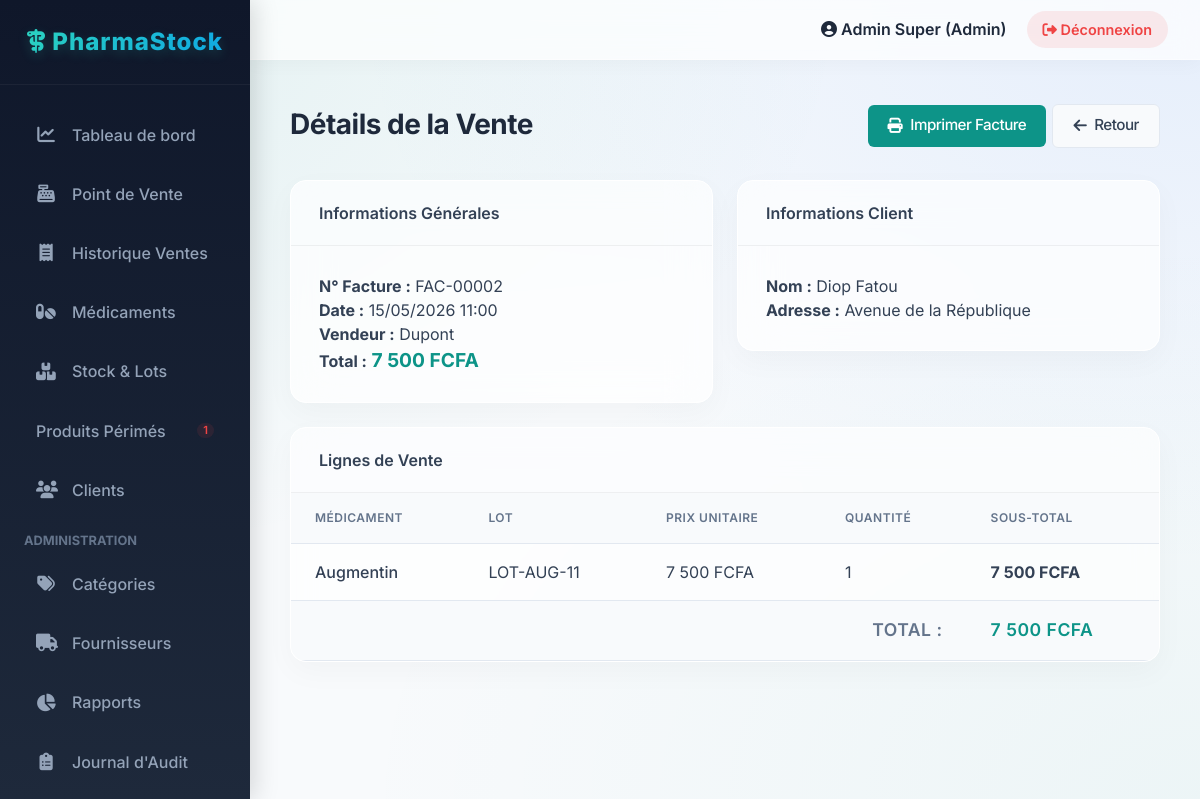
Page /index.php?page=ventes&action=details&id=2 (signed in) on the committed database.
### tables this page shows
CREATE TABLE `vente` (
  `id` INT PRIMARY KEY AUTO_INCREMENT,
  `numero_facture` VARCHAR(20) UNIQUE NOT NULL,
  `date_vente` DATETIME DEFAULT CURRENT_TIMESTAMP,
  `montant_total` DECIMAL(10,2) NOT NULL,
  `id_utilisateur` INT NOT NULL,
  `id_client` INT,
  `id_ordonnance` INT,
  FOREIGN KEY (`id_utilisateur`) REFERENCES `utilisateur`(`id`) ON DELETE RESTRICT,
  FOREIGN KEY (`id_client`) REFERENCES `client`(`id`) ON DELETE SET NULL,
  FOREIGN KEY (`id_ordonnance`) REFERENCES `ordonnance`(`id`) ON DELETE SET NULL
);

CREATE TABLE `utilisateur` (
  `id` INT PRIMARY KEY AUTO_INCREMENT,
  `nom` VARCHAR(100) NOT NULL,
  `prenom` VARCHAR(100) NOT NULL,  
  `email` VARCHAR(100) UNIQUE NOT NULL,
  `mot_de_passe` VARCHAR(255) NOT NULL,
  `role` ENUM('admin', 'pharmacien') DEFAULT 'pharmacien',
  `statut` BOOLEAN DEFAULT TRUE,
  `date_creation` DATETIME DEFAULT CURRENT_TIMESTAMP
);

CREATE TABLE `client` (
  `id` INT PRIMARY KEY AUTO_INCREMENT,
  `nom` VARCHAR(100) NOT NULL,
  `telephone` VARCHAR(20),
  `email` VARCHAR(100),
  `adresse` TEXT,
  `historique_medical` TEXT
);

CREATE TABLE `ligne_vente` (
  `id` INT PRIMARY KEY AUTO_INCREMENT,
  `id_vente` INT NOT NULL,
  `id_medicament` INT NOT NULL,  
  `id_lot` INT DEFAULT NULL,  
  `quantite` INT NOT NULL,
  `prix_unitaire` DECIMAL(10,2) NOT NULL,
  FOREIGN KEY (`id_vente`) REFERENCES `vente`(`id`) ON DELETE CASCADE,
  FOREIGN KEY (`id_medicament`) REFERENCES `medicament`(`id`) ON DELETE RESTRICT,
  FOREIGN KEY (`id_lot`) REFERENCES `lot`(`id`) ON DELETE RESTRICT
);

CREATE TABLE `medicament` (
  `id` INT PRIMARY KEY AUTO_INCREMENT,
  `nom` VARCHAR(100) NOT NULL,
  `id_categorie` INT NOT NULL,
  `principe_actif` VARCHAR(100),
  `dosage` VARCHAR(50),
  `forme` VARCHAR(50),
  `prix_achat` DECIMAL(10,2),
  `prix_vente` DECIMAL(10,2) NOT NULL,
  `quantite_stock` INT DEFAULT 0,
  `stock_minimum` INT DEFAULT 5,
  `date_fabrication` DATE,
  `date_expiration` DATE NOT NULL,
  `lot_numero` VARCHAR(50),
  `est_actif` BOOLEAN DEFAULT TRUE,
  FOREIGN KEY (`id_categorie`) REFERENCES `categorie`(`id`) ON DELETE RESTRICT
);

CREATE TABLE `lot` (
  `id` INT PRIMARY KEY AUTO_INCREMENT,
  `id_medicament` INT NOT NULL,
  `numero_lot` VARCHAR(50) NOT NULL,
  `date_fabrication` DATE,
  `date_expiration` DATE NOT NULL,
  `quantite` INT NOT NULL DEFAULT 0,
  `prix_achat` DECIMAL(10,2) NOT NULL,
  `prix_vente` DECIMAL(10,2) NOT NULL,
  `statut` ENUM('actif', 'epuise', 'perime') DEFAULT 'actif',
  FOREIGN KEY (`id_medicament`) REFERENCES `medicament`(`id`) ON DELETE RESTRICT
);

### config/database.php (called while the page is built, shortened)
<?php
class Database {
    private static $instance = null;
    private $pdo;
    private function __construct() {
        try {
			$dsn = "mysql:host=" . DB_HOST . ";port=" . DB_PORT . ";dbname=" . DB_NAME . ";charset=utf8";
			$options = [
                PDO::ATTR_ERRMODE            => PDO::ERRMODE_EXCEPTION,
                PDO::ATTR_DEFAULT_FETCH_MODE => PDO::FETCH_ASSOC,
                PDO::ATTR_EMULATE_PREPARES   => false,
            ];
            $this->pdo = new PDO($dsn, DB_USER, DB_PASS, $options);
        } catch (PDOException $e) {
            die("Erreur de connexion à la base de données: " . $e->getMessage());
        }
    }
    public static function getInstance() {
        if (self::$instance === null) {
            self::$instance = new self();
        }
        return self::$instance;
    }
    public function getConnection() {
        return $this->pdo;
    }
}

### models/Vente.php (called while the page is built, shortened)
<?php
require_once __DIR__ . '/../config/database.php';
class Vente {
    private $db;
    public function __construct() {
        $this->db = Database::getInstance()->getConnection();
    }
    public function getDetails($id_vente) {
        $stmt = $this->db->prepare("
            SELECT lv.*, m.nom as medicament_nom, l.numero_lot
            FROM ligne_vente lv
            JOIN medicament m ON lv.id_medicament = m.id
            LEFT JOIN lot l ON lv.id_lot = l.id
            WHERE lv.id_vente = ?
        ");
        $stmt->execute([$id_vente]);
        return $stmt->fetchAll();
    }
    public function getById($id) {
        $stmt = $this->db->prepare("
            SELECT v.*, u.nom as vendeur_nom, c.nom as client_nom, c.adresse as client_adresse
            FROM vente v
            JOIN utilisateur u ON v.id_utilisateur = u.id
            LEFT JOIN client c ON v.id_client = c.id
            WHERE v.id = ?
        ");
        $stmt->execute([$id]);
        return $stmt->fetch();
    }
}

### includes/utils.php (called while the page is built, shortened)
<?php
function formatMontant($montant) {
    return number_format($montant, 0, ',', ' ') . ' FCFA';
}
function formatDate($dateStr, $format = 'd/m/Y H:i') {
    $date = new DateTime($dateStr);
    return $date->format($format);
}

### views/ventes/details.php (the view, shortened to what this page needs)
<?php include __DIR__ . '/../layouts/header.php'; ?>
<div class="page-title">
    <span>Détails de la Vente</span>
    <div>
        <a href="<?= BASE_URL ?>/index.php?page=ventes&action=facture&id=<?= $vente['id'] ?>" class="btn btn-primary" target="_blank"><i class="fa-solid fa-print"></i> Imprimer Facture</a>
        <a href="<?= BASE_URL ?>/index.php?page=ventes&action=historique" class="btn btn-secondary"><i class="fa-solid fa-arrow-left"></i> Retour</a>
    </div>
</div>
<div class="form-row">
    <div class="form-col">
        <div class="card">
            <div class="card-header">Informations Générales</div>
            <div class="card-body">
                <p><strong>N° Facture :</strong> <?= htmlspecialchars($vente['numero_facture']) ?></p>
                <p><strong>Date :</strong> <?= formatDate($vente['date_vente']) ?></p>
                <p><strong>Vendeur :</strong> <?= htmlspecialchars($vente['vendeur_nom']) ?></p>
                <p><strong>Total :</strong> <span style="font-size: 1.2rem; font-weight: bold; color: var(--primary-color);"><?= formatMontant($vente['montant_total']) ?></span></p>
            </div>
        </div>
    </div>
    <div class="form-col">
        <div class="card">
            <div class="card-header">Informations Client</div>
            <div class="card-body">
                <?php if ($vente['client_nom']): ?>
                    <p><strong>Nom :</strong> <?= htmlspecialchars($vente['client_nom']) ?></p>
                    <p><strong>Adresse :</strong> <?= htmlspecialchars($vente['client_adresse']) ?></p>
                <?php else: ?>
                    <p style="color: var(--text-muted); font-style: italic;">Client de passage (non enregistré)</p>
                <?php endif; ?>
            </div>
        </div>
    </div>
</div>
<div class="card">
    <div class="card-header">Lignes de Vente</div>
    <div class="table-responsive">
        <table class="table">
            <thead>
                <tr>
                    <th>Médicament</th>
                    <th>Lot</th>
                    <th>Prix Unitaire</th>
                    <th>Quantité</th>
                    <th>Sous-total</th>
                </tr>
            </thead>
            <tbody>
                <?php foreach ($lignes as $ligne): ?>
                <tr>
                    <td style="font-weight: 500;"><?= htmlspecialchars($ligne['medicament_nom']) ?></td>
                    <td><?= $ligne['numero_lot'] ? htmlspecialchars($ligne['numero_lot']) : '-' ?></td>
                    <td><?= formatMontant($ligne['prix_unitaire']) ?></td>
                    <td><?= $ligne['quantite'] ?></td>
                    <td style="font-weight: bold;"><?= formatMontant($ligne['quantite'] * $ligne['prix_unitaire']) ?></td>
                </tr>
                <?php endforeach; ?>
            </tbody>
            <tfoot>
                <tr>
                    <th colspan="4" style="text-align: right; font-size: 1.1rem;">Total :</th>
                    <th style="font-size: 1.1rem; color: var(--primary-color);"><?= formatMontant($vente['montant_total']) ?></th>
                </tr>
            </tfoot>
        </table>
    </div>
</div>
<?php include __DIR__ . '/../layouts/footer.php'; ?>

### public/css/style.css (style rules this page uses)
:root { --primary-color: #0d9488; --primary-hover: #0f766e; --secondary-color: #3b82f6; --dark-color: #1e293b; --light-bg: #f8fafc; --white: #ffffff; --border-color: #e2e8f0; --text-color: #334155; --text-muted: #64748b; --danger: #ef4444; --warning: #f59e0b; --success: #10b981; --sidebar-width: 250px; --header-height: 60px; --font-family: 'Inter', system-ui, -apple-system, sans-serif; --shadow-sm: 0 1px 2px 0 rgb(0 0 0 / 0.05); --shadow-md: 0 4px 6px -1px rgb(0 0 0 / 0.1), 0 2px 4px -2px rgb(0 0 0 / 0.1); --shadow-lg: 0 10px 15px -3px rgb(0 0 0 / 0.1), 0 4px 6px -4px rgb(0 0 0 / 0.1); --radius-md: 0.375rem; --radius-lg: 0.5rem; }
* { margin: 0; padding: 0; box-sizing: border-box; }
body { font-family: var(--font-family); background-color: #f8fafc; background-image: radial-gradient(at 0% 0%, hsla(175, 83%, 32%, 0.1) 0px, transparent 50%), radial-gradient(at 100% 0%, hsla(217, 91%, 60%, 0.1) 0px, transparent 50%), radial-gradient(at 100% 100%, hsla(175, 83%, 32%, 0.05) 0px, transparent 50%); background-attachment: fixed; color: var(--text-color); line-height: 1.5; }
a { text-decoration: none; color: var(--primary-color); transition: color 0.2s ease; }
.page-title { font-size: 1.75rem; font-weight: 700; margin-bottom: 2rem; color: #1e293b; display: flex; justify-content: space-between; align-items: center; letter-spacing: -0.5px; }
.card { background: rgba(255, 255, 255, 0.7); backdrop-filter: blur(20px); -webkit-backdrop-filter: blur(20px); border-radius: 1rem; box-shadow: 0 10px 30px rgba(0, 0, 0, 0.03); border: 1px solid rgba(255, 255, 255, 1); overflow: hidden; margin-bottom: 1.5rem; animation: fadeUp 0.5s ease-out backwards; }
.card:nth-child(3) { animation-delay: 0.2s; }
.card-header { padding: 1.25rem 1.75rem; border-bottom: 1px solid rgba(0, 0, 0, 0.05); font-weight: 600; display: flex; justify-content: space-between; align-items: center; background: rgba(248, 250, 252, 0.4); }
.card-body { padding: 1.75rem; }
.table-responsive { overflow-x: auto; }
.table { width: 100%; border-collapse: collapse; }
.table th, .table td { padding: 1rem 1.5rem; text-align: left; border-bottom: 1px solid var(--border-color); }
.table th { background-color: var(--light-bg); font-weight: 600; color: var(--text-muted); text-transform: uppercase; font-size: 0.75rem; letter-spacing: 0.5px; }
.form-row { display: flex; gap: 1.5rem; flex-wrap: wrap; }
.form-col { flex: 1; min-width: 200px; }
.btn { display: inline-flex; align-items: center; justify-content: center; gap: 0.5rem; padding: 0.6rem 1.25rem; border-radius: var(--radius-md); font-weight: 500; cursor: pointer; border: none; transition: all 0.2s; font-family: inherit; font-size: 0.95rem; }
.btn-primary { background-color: var(--primary-color); color: white; }
.btn-secondary { background-color: var(--light-bg); color: var(--text-color); border: 1px solid var(--border-color); }

### rows in the picture
vente: numero_facture "FAC-00002", date_vente "15/05/2026 11:00", id_utilisateur.nom "Dupont", montant_total "7 500 FCFA", id_client.nom "Diop Fatou", id_client.adresse "Avenue de la République"
ligne_vente: id_medicament.nom "Augmentin", id_lot.numero_lot "LOT-AUG-11", prix_unitaire "7 500 FCFA", quantite "1", formatMontant($ligne['quantite'] * $ligne['prix_unitaire']) "7 500 FCFA"

### other values in the picture
$sidebarPerimesCount "1"
$_SESSION['user_prenom'] . ' ' . $_SESSION['user_nom'] "Admin Super"
$_SESSION['user_role'] "Admin"
